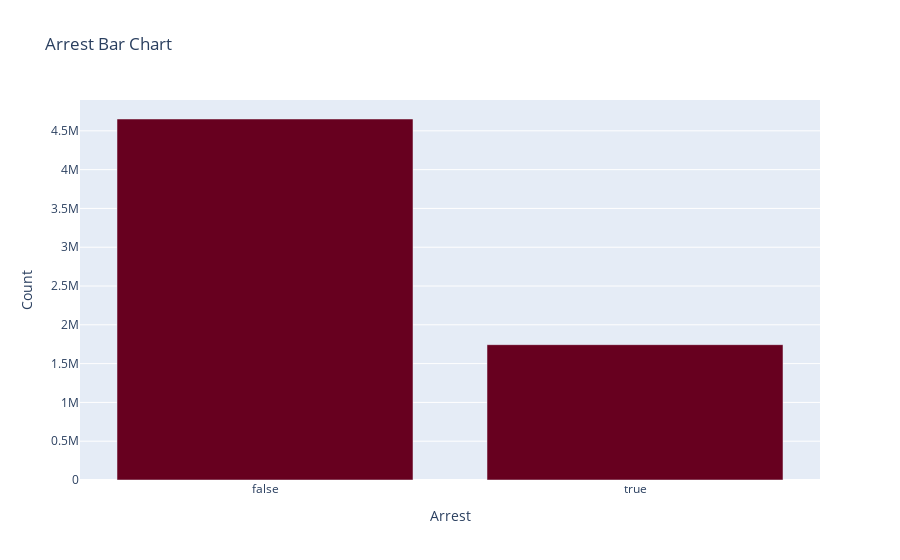
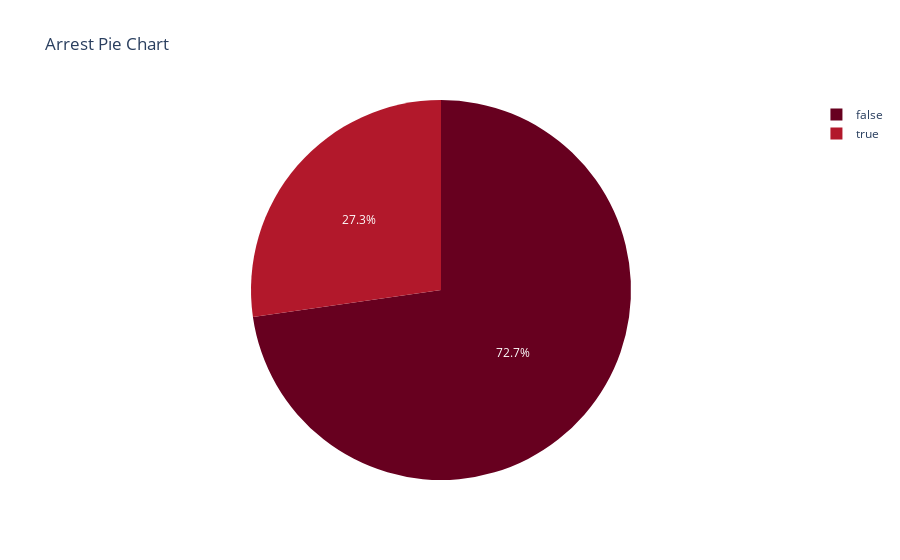

The code cell stored with these charts, in order, in its notebook:
### Code cell
arrest_value_counts = pd.DataFrame(df['Arrest'].value_counts().reset_index())
arrest_value_counts.columns = ['Arrest', 'Count']
arrest_value_counts['Percentage'] = (arrest_value_counts['Count']/arrest_value_counts['Count'].sum()) * 100
display(HTML(arrest_value_counts.head(10).to_html()))
fig = px.bar(arrest_value_counts, x="Arrest", y="Count",color_discrete_sequence=px.colors.sequential.RdBu, title="Arrest Bar Chart")
fig.show()
fig = px.pie(arrest_value_counts, values='Percentage', names='Arrest', title="Arrest Pie Chart",color_discrete_sequence=px.colors.sequential.RdBu)
fig.show()

display(Markdown("#### Chi Square Test : Arrest and Crime Type "))
data_crosstab = pd.crosstab( df['Arrest'],df['Warning'], margins = False) 
display(data_crosstab)
stat, p, dof, expected = chi2_contingency(data_crosstab)
print("\nDegree of Freedom:", dof)
     # interpret test-statistic
prob = 0.95
critical = chi2.ppf(prob, dof)
print('probability=%.3f, critical=%.3f, stat=%.3f' % (prob, critical, stat))
     # interpret p-value
alpha = 1.0 - prob
print('significance=%.3f, p=%.3f' % (alpha, p))
if p <= alpha:
    print('Dependent (reject H0)')
else:
    print('Independent (fail to reject H0)')

display(Markdown("#### Chi Square Test : Arrest and Location Description "))
data_crosstab = pd.crosstab( df['Arrest'],df['Location Description'],margins = False) 
display(data_crosstab)
stat, p, dof, expected = chi2_contingency(data_crosstab)
print("\nDegree of Freedom:", dof)
     # interpret test-statistic
prob = 0.95
critical = chi2.ppf(prob, dof)
print('probability=%.3f, critical=%.3f, stat=%.3f' % (prob, critical, stat))
     # interpret p-value
alpha = 1.0 - prob
print('significance=%.3f, p=%.3f' % (alpha, p))
if p <= alpha:
    print('Dependent (reject H0)')
else:
    print('Independent (fail to reject H0)')

### Figure 1 — Plotly figure (JSON) as saved in the notebook; plotly's stock layout.template omitted (floating-point values rounded to 4 significant figures)
{"data": [{"alignmentgroup": "True", "hoverlabel": {"namelength": 0}, "hovertemplate": "Arrest=%{x}<br>Count=%{y}", "legendgroup": "", "marker": {"color": "rgb(103,0,31)"}, "name": "", "offsetgroup": "", "orientation": "v", "showlegend": false, "textposition": "auto", "type": "bar", "x": [false, true], "xaxis": "x", "y": [4652454, 1744195], "yaxis": "y"}], "layout": {"barmode": "relative", "legend": {"tracegroupgap": 0}, "title": {"text": "Arrest Bar Chart"}, "xaxis": {"anchor": "y", "domain": [0, 1], "title": {"text": "Arrest"}}, "yaxis": {"anchor": "x", "domain": [0, 1], "title": {"text": "Count"}}}}

### Figure 2 — Plotly figure (JSON) as saved in the notebook; plotly's stock layout.template omitted (floating-point values rounded to 4 significant figures)
{"data": [{"domain": {"x": [0, 1], "y": [0, 1]}, "hoverlabel": {"namelength": 0}, "hovertemplate": "Arrest=%{label}<br>Percentage=%{value}", "labels": [false, true], "legendgroup": "", "name": "", "showlegend": true, "type": "pie", "values": [72.73, 27.27]}], "layout": {"legend": {"tracegroupgap": 0}, "piecolorway": ["rgb(103,0,31)", "rgb(178,24,43)", "rgb(214,96,77)", "rgb(244,165,130)", "rgb(253,219,199)", "rgb(247,247,247)", "rgb(209,229,240)", "rgb(146,197,222)", "rgb(67,147,195)", "rgb(33,102,172)", "rgb(5,48,97)"], "title": {"text": "Arrest Pie Chart"}}}
